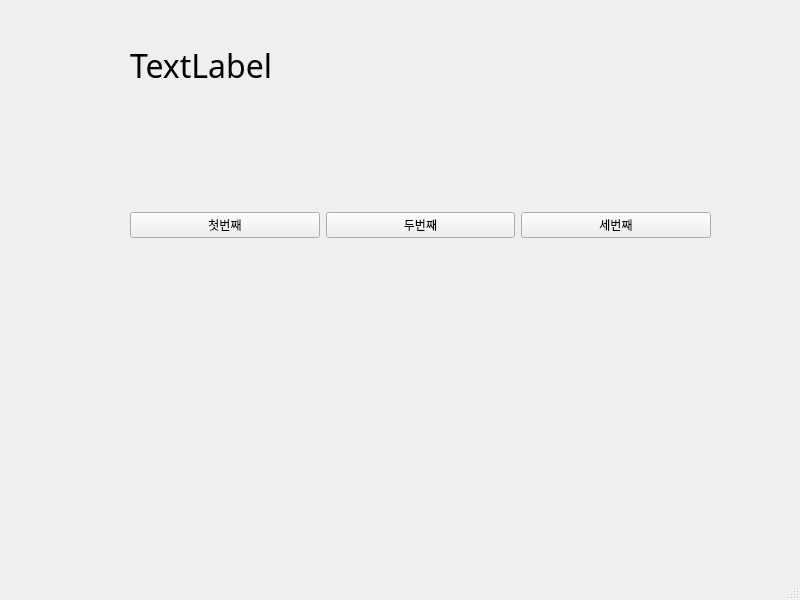
<?xml version="1.0" encoding="UTF-8"?>
<ui version="4.0">
 <class>MainWindow</class>
 <widget class="QMainWindow" name="MainWindow">
  <property name="geometry">
   <rect>
    <x>0</x>
    <y>0</y>
    <width>800</width>
    <height>600</height>
   </rect>
  </property>
  <property name="windowTitle">
   <string>MainWindow</string>
  </property>
  <widget class="QWidget" name="centralwidget">
   <widget class="QWidget" name="horizontalLayoutWidget">
    <property name="geometry">
     <rect>
      <x>130</x>
      <y>180</y>
      <width>581</width>
      <height>91</height>
     </rect>
    </property>
    <layout class="QHBoxLayout" name="horizontalLayout">
     <item>
      <widget class="QPushButton" name="pushButton_2">
       <property name="text">
        <string>첫번째</string>
       </property>
      </widget>
     </item>
     <item>
      <widget class="QPushButton" name="pushButton_3">
       <property name="text">
        <string>두번째</string>
       </property>
      </widget>
     </item>
     <item>
      <widget class="QPushButton" name="pushButton">
       <property name="text">
        <string>세번째</string>
       </property>
      </widget>
     </item>
    </layout>
   </widget>
   <widget class="QLabel" name="label">
    <property name="geometry">
     <rect>
      <x>130</x>
      <y>40</y>
      <width>571</width>
      <height>51</height>
     </rect>
    </property>
    <property name="font">
     <font>
      <family>돋움</family>
      <pointsize>24</pointsize>
      <weight>50</weight>
      <bold>false</bold>
     </font>
    </property>
    <property name="text">
     <string>TextLabel</string>
    </property>
   </widget>
  </widget>
  <widget class="QMenuBar" name="menubar">
   <property name="geometry">
    <rect>
     <x>0</x>
     <y>0</y>
     <width>800</width>
     <height>21</height>
    </rect>
   </property>
  </widget>
  <widget class="QStatusBar" name="statusbar"/>
 </widget>
 <resources/>
 <connections>
  <connection>
   <sender>pushButton_2</sender>
   <signal>clicked()</signal>
   <receiver>MainWindow</receiver>
   <slot>firstClick()</slot>
   <hints>
    <hint type="sourcelabel">
     <x>215</x>
     <y>246</y>
    </hint>
    <hint type="destinationlabel">
     <x>209</x>
     <y>289</y>
    </hint>
   </hints>
  </connection>
  <connection>
   <sender>pushButton_3</sender>
   <signal>clicked()</signal>
   <receiver>MainWindow</receiver>
   <slot>secondClick()</slot>
   <hints>
    <hint type="sourcelabel">
     <x>421</x>
     <y>247</y>
    </hint>
    <hint type="destinationlabel">
     <x>422</x>
     <y>287</y>
    </hint>
   </hints>
  </connection>
  <connection>
   <sender>pushButton</sender>
   <signal>clicked()</signal>
   <receiver>MainWindow</receiver>
   <slot>thirdClick()</slot>
   <hints>
    <hint type="sourcelabel">
     <x>624</x>
     <y>250</y>
    </hint>
    <hint type="destinationlabel">
     <x>620</x>
     <y>293</y>
    </hint>
   </hints>
  </connection>
 </connections>
 <slots>
  <slot>firstClick()</slot>
  <slot>secondClick()</slot>
  <slot>thirdClick()</slot>
 </slots>
</ui>
